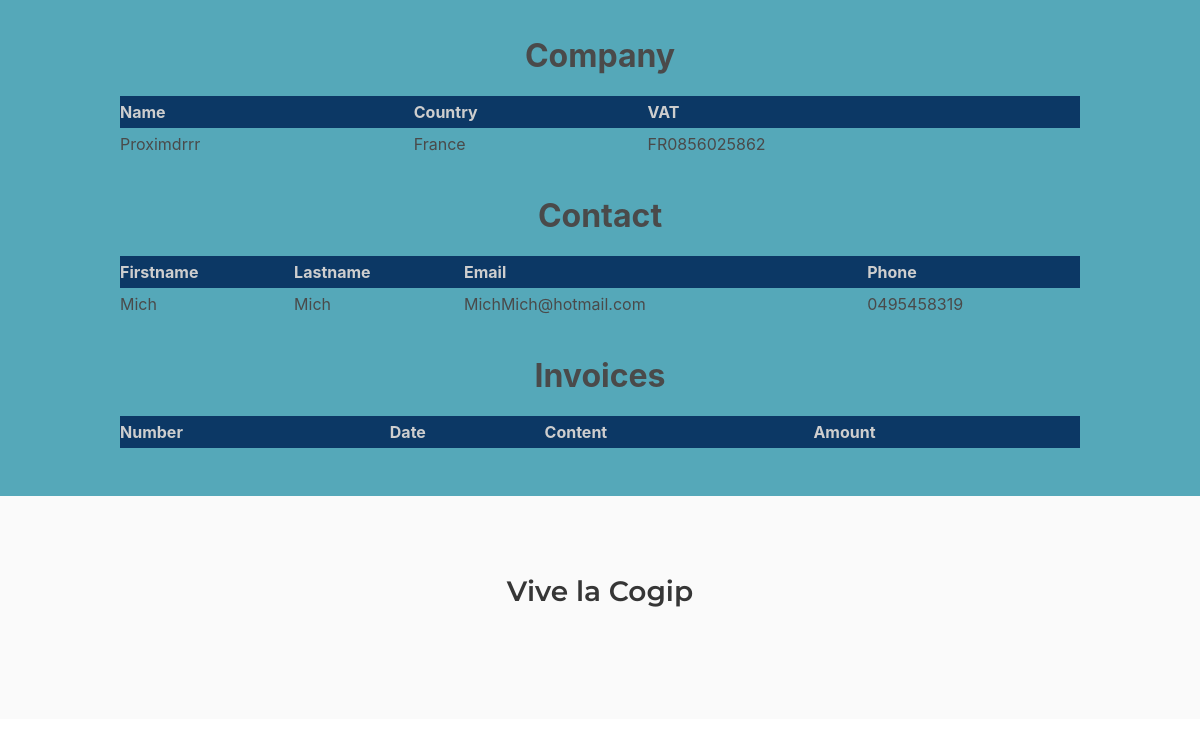
The app's page /?action=company_details&id=6 (signed in) with its own data.
### tables this page shows
CREATE TABLE `company` (
  `id` int(11) NOT NULL,
  `name` varchar(100) NOT NULL,
  `country` varchar(100) NOT NULL,
  `vat` varchar(50) NOT NULL
);

CREATE TABLE `people` (
  `id` int(11) NOT NULL,
  `firstname` varchar(50) NOT NULL,
  `lastname` varchar(50) NOT NULL,
  `email` varchar(100) NOT NULL,
  `phone` varchar(40) NOT NULL
);

### controllers/controller.php (called while the page is built, shortened)
<?php
require("./models/model.php");
class Controller {
    public function getCompanyDetails() {
        $db = new DataBase();
        $id = filter_var($_GET["id"], FILTER_SANITIZE_NUMBER_INT);
        require("./views/company_details.php");
    }
}

### models/model.php (called while the page is built, shortened)
<?php
class DataBase
{
    private $db='cogip';
    private $login = 'root';
    private $pass ='';
    private $connec;
    private function connexion() {
        try {
            $bdd = new PDO('mysql:host=localhost;dbname='.$this->db.';charset=utf8', $this->login, $this->pass);
            $bdd->setAttribute(PDO::ATTR_ERRMODE, PDO::ERRMODE_WARNING);
            $bdd->setAttribute(PDO::ATTR_DEFAULT_FETCH_MODE, PDO::FETCH_OBJ);
            $this->connec = $bdd;
        }
        catch (PDOException $e) {
            $msg = 'ERROR PDO in' . $e->getfile() . 'L.' . $e->getLine() . ' : ' . $e->getMessage();
            die($msg);
        }
    }
    public function getCompanyInfo($id) {
        $req = $this->connec->prepare("SELECT c.id AS idcompany, c.name AS name, c.country AS country, c.vat AS vat, ct.id as idtype, ct.name AS type
                                       FROM company c, companytype ct, company_type ctj
                                       WHERE c.id='$id' AND c.id=ctj.idcompany AND ctj.idtype=ct.id");
        $req->execute();
        return $req;
    }
    public function getCompanyPeople($id) {
        $req = $this->connec->prepare("SELECT p.id AS idpeople, p.firstname, p.lastname, p.email, p.phone
                                       FROM people p, company c, people_company pc
                                       WHERE p.id=pc.idpeople AND pc.idcompany=c.id AND c.id='$id'");
        $req->execute();
        return $req;
    }
}

### views/company_details.php (the view, shortened to what this page needs)
<?php
require("./views/header.php");
if (!empty($id)) {
    $client = $db->getCompanyInfo($id);
?>
    <h1>Company</h1>
    <table>
        <tr class="line">
            <th>Name</th>
            <th>Country</th>
            <th>VAT</th>
        </tr>
<?php
    while ($infos = $client->fetch(PDO::FETCH_ASSOC)) {
        $name = $infos["name"];
        $country = $infos["country"];
        $vat = $infos["vat"];
        echo "
                <tr class='line'>
                    <td>$name</td>
                    <td>$country</td>
                    <td>$vat</td>
                </tr>
        ";
    }
?>
    </table>
    <h1>Contact</h1>
        <table>
        <tr class="line">
            <th>Firstname</th>
            <th>Lastname</th>
            <th>Email</th>
            <th>Phone</th>
        </tr>
<?php
    $people = $db->getCompanyPeople($id);
    while ($infos = $people->fetch(PDO::FETCH_ASSOC)) {
        $firstname = $infos["firstname"];
        $lastname = $infos["lastname"];
        $email = $infos["email"];
        $phone = $infos["phone"];
        echo "
                <tr class='line'>
                    <td>$firstname</td>
                    <td>$lastname</td>
                    <td>$email</td>
                    <td>$phone</td>
                </tr>
        ";
    }
?>
        </table>
    <h1>Invoices</h1>
            <table>
        <tr class="line">
            <th>Number</th>
            <th>Date</th>
            <th>Content</th>
            <th>Amount</th>
        </tr>
<?php
    echo "</table>";
}
require("./views/footer.php");

### assets/css/style.css (style rules this page uses)
body { font-family: Montserrat, sans serif; background: #55a8b9; color: rgb(24, 21, 21); font-weight: bold; }
body h1 { text-align: center; font-size: 2rem; padding-bottom: 1rem; padding-top: 2rem; font-weight: bold; }
body table { margin: 0 auto; width: 80%; padding-top: 1rem; }
body table th { font-weight: bold; background-color: #0c3865; color: rgb(206, 206, 206); }
body table tr { line-height: 2rem; height: 2rem; font-size: 1rem; }

### records on screen
company: name "Proximdrrr", country "France", vat "FR0856025862"
people: firstname "Mich", lastname "Mich", email "MichMich@hotmail.com", phone "0495458319"
